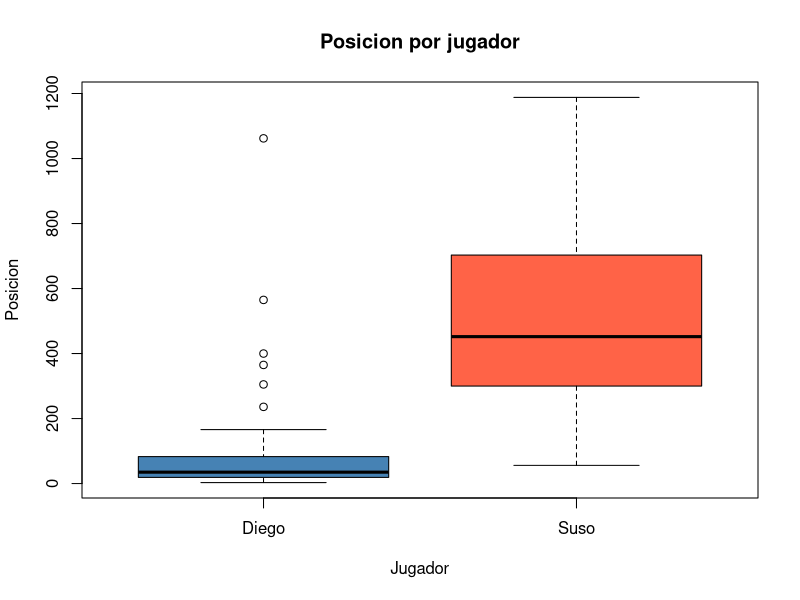
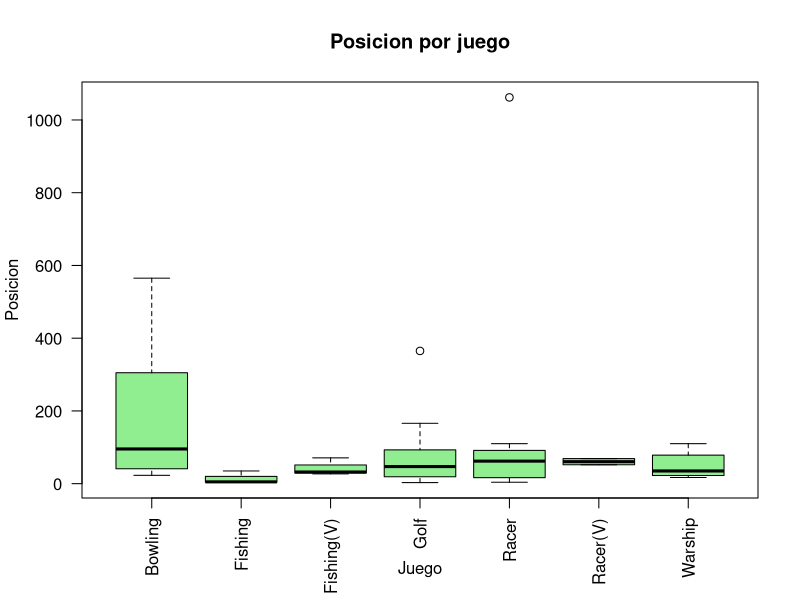
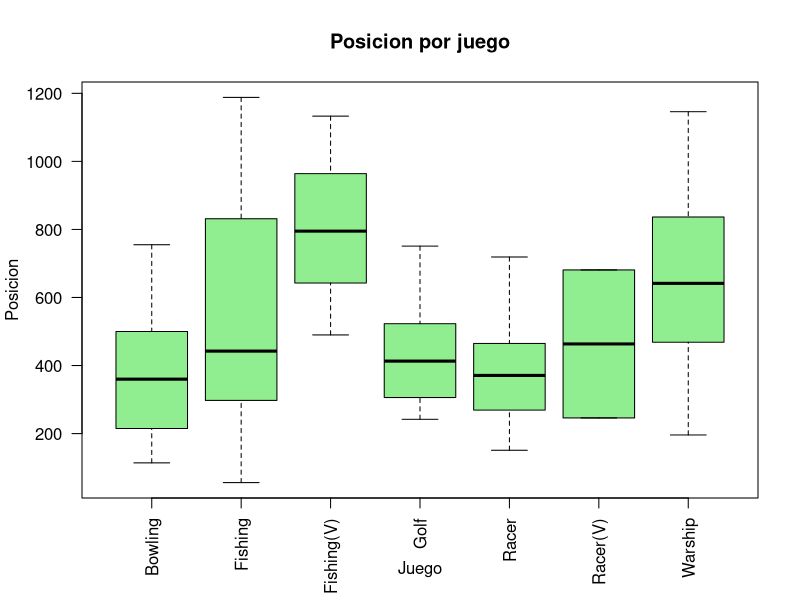
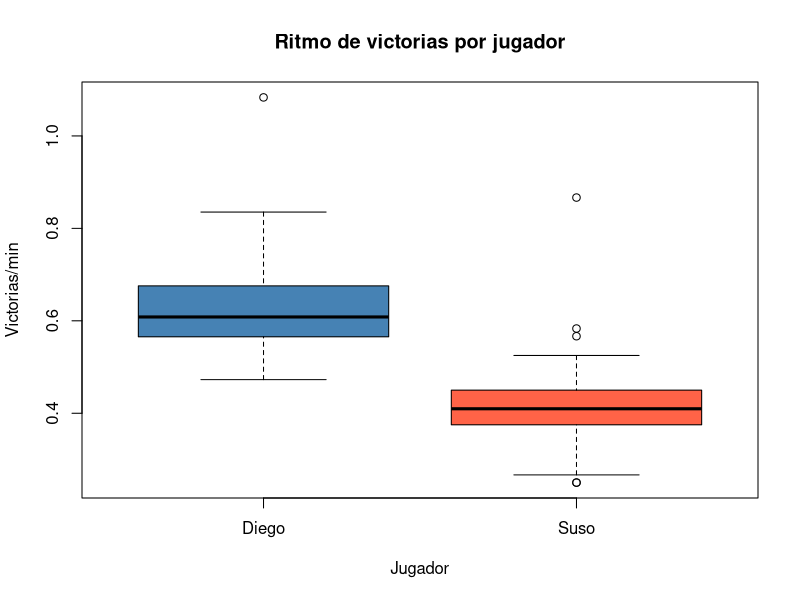
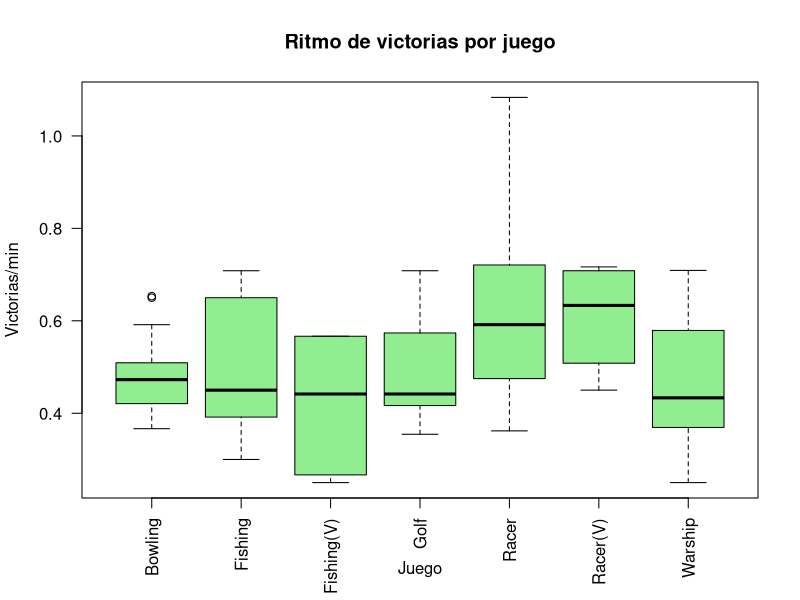
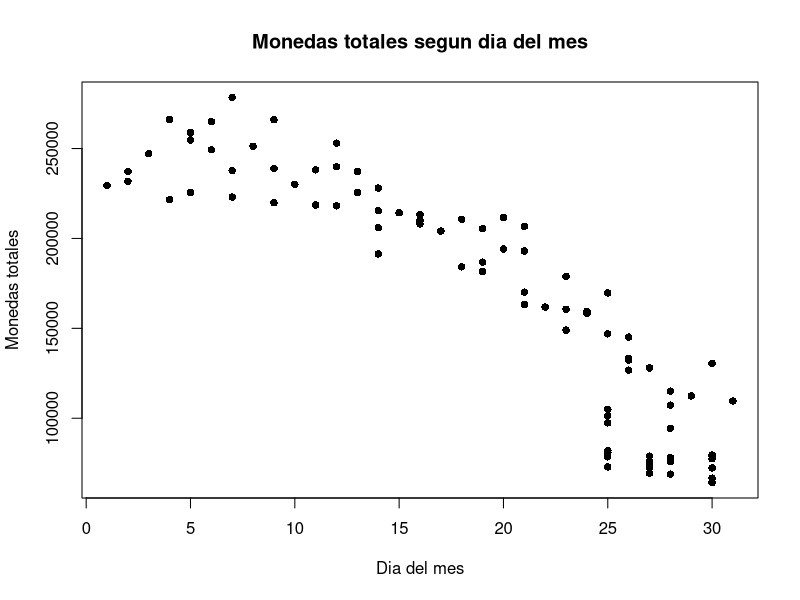
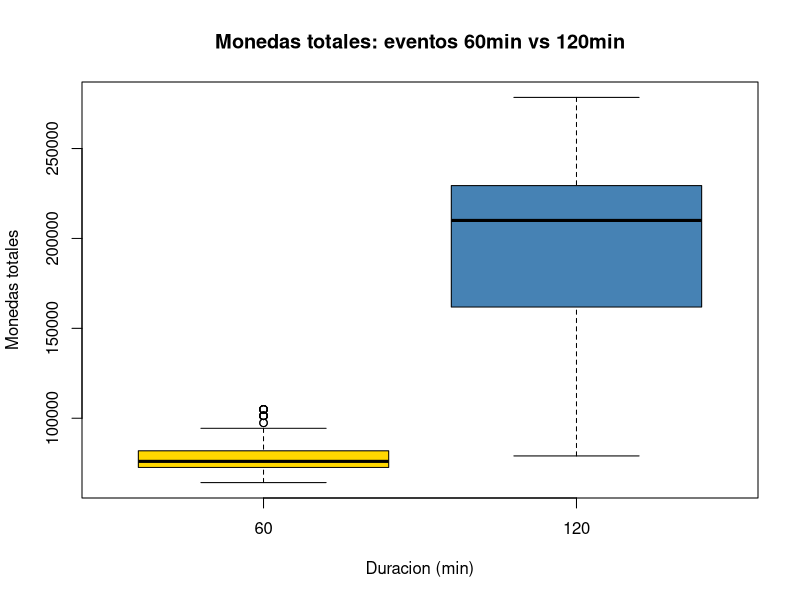
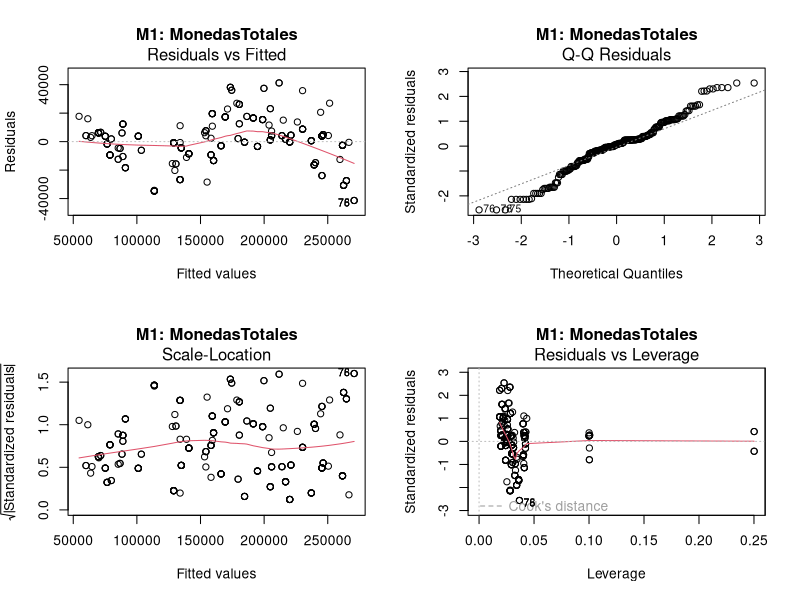

Generate these figures, in order, with R:
#### ANALISE DOS MINIXOGOS DO ATLAS ####
########################################

setwd("~/GitHub/App_Atlas")

# ============================================================
# 1. LIBRERIAS
# ============================================================
library(lubridate)
library(dplyr)


# ============================================================
# 2. CARGA Y PREPARACION DE DATOS
# ============================================================
# Dejaremos los datos crudos por si queremos revisar algo en el futuro, ya que
# manipularemos en gran medida la base de datos orginal
datos_crudos <- read.table("registro_juegos.txt", sep = "", header = TRUE)

datos <- read.table("registro_juegos.txt", sep = "", header = TRUE)

# --- Funcion: detectar si una fecha es el ultimo sabado del mes ---
es_ultimo_sabado <- function(fecha) {
  wday(fecha, week_start = 1) == 6 &   # es sabado (1=lun, 6=sab)
  month(fecha + 7) != month(fecha)      # el siguiente sabado ya es otro mes
}

# --- Tipos correctos ---
datos$Fecha   <- dmy(datos$Fecha)
datos$Juego   <- as.factor(datos$Juego)
datos$Jugador <- as.factor(datos$Jugador)

# --- Duracion real segun regla del ultimo sabado ---
datos$Duracion <- ifelse(es_ultimo_sabado(datos$Fecha), 60, 120)

# --- Variables derivadas ---
datos$PropTiempo     <- datos$TiempoJugado.min. / datos$Duracion
datos$DiaMes         <- mday(datos$Fecha)
datos$RitmoVictorias <- datos$Victorias / (datos$PropTiempo * datos$Duracion)
# RitmoVictorias = victorias por minuto jugado (propio de cada jugador y juego)

# --- Eliminar columnas redundantes y Fecha ---
datos <- datos %>% select(-TiempoJugado.min., -Duracion.min., -Fecha)

# --- Vista rapida ---
str(datos)
summary(datos)


# ============================================================
# 3. ANALISIS EXPLORATORIO (EDA)
# ============================================================

# Distribucion de posiciones por jugador
boxplot(Posicion ~ Jugador, data = datos,
        main = "Posicion por jugador", ylab = "Posicion",
        col = c("steelblue", "tomato"))

# Distribucion de posiciones por juego (Diego)
boxplot(Posicion ~ Juego, datos %>% filter(Jugador %in% c("Diego")),
        main = "Posicion por juego", ylab = "Posicion",
        col = "lightgreen", las = 2)

# Distribucion de posiciones por juego (Suso)
boxplot(Posicion ~ Juego, datos %>% filter(Jugador %in% c("Suso")),
        main = "Posicion por juego", ylab = "Posicion",
        col = "lightgreen", las = 2)

# Ritmo de victorias por jugador y juego
boxplot(RitmoVictorias ~ Jugador, data = datos,
        main = "Ritmo de victorias por jugador",
        ylab = "Victorias/min", col = c("steelblue", "tomato"))

boxplot(RitmoVictorias ~ Juego, data = datos,
        main = "Ritmo de victorias por juego",
        ylab = "Victorias/min", col = "lightgreen", las = 2)

# Efecto del dia del mes sobre monedas totales
plot(datos$DiaMes, datos$MonedasTotales,
     main = "Monedas totales segun dia del mes",
     xlab = "Dia del mes", ylab = "Monedas totales", pch = 16)

# Monedas segun tipo de evento
boxplot(MonedasTotales ~ Duracion, data = datos,
        main = "Monedas totales: eventos 60min vs 120min",
        xlab = "Duracion (min)", ylab = "Monedas totales",
        col = c("gold", "steelblue"))

# Correlaciones numericas
cor(datos %>% select(where(is.numeric)), use = "complete.obs")


# ============================================================
# 4. DIVISION TRAIN / TEST
# ============================================================

set.seed(42)
n         <- nrow(datos)
idx_train <- sample(1:n, size = floor(0.8 * n))

train <- datos[idx_train, ]
test  <- datos[-idx_train, ]

cat("Filas train:", nrow(train), "| Filas test:", nrow(test), "\n")


# ============================================================
# 5. MODELOS
# ============================================================
# Flujo de prediccion encadenado:
#
#   DiaMes + Juego + Duracion
#       --> [M1] MonedasTotales estimadas
#
#   MonedasTotales + Posicion_objetivo + Juego + DiaMes
#       --> [M2] Victorias necesarias
#       (el jugador NO entra: las victorias requeridas son iguales para todos)
#
#   Juego + Jugador
#       --> [M3] RitmoVictorias (victorias/min, especifico de cada jugador y juego)
#       --> Tiempo = Victorias / Ritmo

# --- Modelo 1: estimar monedas totales del evento ---
m1 <- lm(MonedasTotales ~ Juego + DiaMes + Duracion, data = train)
summary(m1)

# --- Modelo 2: estimar victorias necesarias para una posicion ---
m2 <- lm(Victorias ~ Posicion + MonedasTotales + Juego, data = train)
summary(m2)

# --- Modelo 3: estimar ritmo de victorias por jugador y juego ---
train_m3 <- train %>% filter(!is.na(RitmoVictorias))
m3 <- lm(RitmoVictorias ~ Juego + Jugador, data = train_m3)
summary(m3)


# ============================================================
# 6. SELECCION DE MODELOS (AIC)
# ============================================================

# Alternativas para M1
m1b <- lm(MonedasTotales ~ Juego * DiaMes + Duracion, data = train)
AIC(m1, m1b)

# Alternativas para M2
m2b <- lm(Victorias ~ Posicion + MonedasTotales + Juego * DiaMes, data = train)
AIC(m2, m2b)

# Alternativas para M3 (interaccion: el ritmo puede variar por jugador segun juego)
m3b <- lm(RitmoVictorias ~ Juego * Jugador, data = train_m3)
AIC(m3, m3b)

# --- Selecciona el mejor en cada caso (diferencia > 2 puntos justifica complejidad) ---
# INSTRUCCIONES:
seleccionar_modelo <- function(m_simple, m_complejo, umbral = 2, nombre = "") {
  aic_simple  <- AIC(m_simple)
  aic_complejo <- AIC(m_complejo)
  diferencia  <- aic_simple - aic_complejo          # positivo = complejo es mejor
  
  cat(sprintf(
    "[%s] AIC simple: %.2f | AIC complejo: %.2f | Diferencia: %.2f → %s\n",
    nombre, aic_simple, aic_complejo, diferencia,
    ifelse(diferencia > umbral, "se elige COMPLEJO", "se elige SIMPLE")
  ))
  
  if (diferencia > umbral) m_complejo else m_simple
}

mejor_m1 <- seleccionar_modelo(m1, m1b, nombre = "M1")
mejor_m2 <- seleccionar_modelo(m2, m2b, nombre = "M2")
mejor_m3 <- seleccionar_modelo(m3, m3b, nombre = "M3")


# ============================================================
# 7. EVALUACION SOBRE TEST
# ============================================================

evaluar <- function(modelo, test_data, var_objetivo) {
  pred <- predict(modelo, newdata = test_data)
  real <- test_data[[var_objetivo]]
  MAE  <- mean(abs(pred - real), na.rm = TRUE)
  RMSE <- sqrt(mean((pred - real)^2, na.rm = TRUE))
  cat("MAE:", round(MAE, 2), "| RMSE:", round(RMSE, 2), "\n")
}

test_m3 <- test %>% filter(!is.na(RitmoVictorias))

cat("--- M1: MonedasTotales ---\n");  evaluar(mejor_m1, test, "MonedasTotales")
cat("--- M2: Victorias ---\n");       evaluar(mejor_m2, test, "Victorias")
cat("--- M3: RitmoVictorias ---\n");  evaluar(mejor_m3, test_m3, "RitmoVictorias")


# ============================================================
# 8. DIAGNOSTICO DE RESIDUOS
# ============================================================

par(mfrow = c(2, 2))
plot(mejor_m1, main = "M1: MonedasTotales")


par(mfrow = c(2, 2))
plot(mejor_m2, main = "M2: Victorias")

par(mfrow = c(2, 2))
plot(mejor_m3, main = "M3: RitmoVictorias")

par(mfrow = c(1, 1))


# ============================================================
# 9. FUNCION DE PREDICCION FINAL
# ============================================================
# Uso: predecir_evento("Diego", "Fishing", fecha = "2026-06-10", posicion_objetivo = 50)

predecir_evento <- function(jugador, juego, fecha, posicion_objetivo) {
  
  fecha        <- as.Date(fecha)
  duracion_min <- ifelse(es_ultimo_sabado(fecha), 60, 120)
  dia_mes      <- mday(fecha)
  
  # Paso 1: estimar monedas totales del evento
  d1 <- data.frame(
    Juego    = factor(juego, levels = levels(datos$Juego)),
    DiaMes   = dia_mes,
    Duracion = duracion_min
  )
  pred_m1     <- predict(mejor_m1, newdata = d1, interval = "prediction", level = 0.95)
  monedas_est <- pred_m1[, "fit"]
  monedas_lwr <- pred_m1[, "lwr"]
  monedas_upr <- pred_m1[, "upr"]
  
  # Paso 2: estimar victorias necesarias para esa posicion
  d2 <- data.frame(
    Juego          = factor(juego, levels = levels(datos$Juego)),
    Posicion       = posicion_objetivo,
    MonedasTotales = monedas_est,
    DiaMes         = dia_mes
  )
  pred_m2       <- predict(mejor_m2, newdata = d2, interval = "prediction", level = 0.95)
  victorias_est <- pred_m2[, "fit"]
  victorias_lwr <- pred_m2[, "lwr"]
  victorias_upr <- pred_m2[, "upr"]
  
  # Paso 3: estimar ritmo de victorias del jugador en ese juego
  d3 <- data.frame(
    Juego   = factor(juego,   levels = levels(datos$Juego)),
    Jugador = factor(jugador, levels = levels(datos$Jugador))
  )
  pred_m3   <- predict(mejor_m3, newdata = d3, interval = "prediction", level = 0.95)
  ritmo_est <- pred_m3[, "fit"]
  ritmo_lwr <- pred_m3[, "lwr"]
  ritmo_upr <- pred_m3[, "upr"]
  
  # Tiempo necesario: central + escenarios pesimista y optimista
  # Pesimista: mas victorias necesarias, ritmo mas lento
  # Optimista: menos victorias necesarias, ritmo mas rapido
  tiempo_est       <- round(victorias_est / ritmo_est)
  tiempo_pesimista <- round(victorias_upr / ritmo_lwr)
  tiempo_optimista <- round(victorias_lwr / ritmo_upr)
  
  # Resultado
  tipo_evento <- ifelse(duracion_min == 60, "Ultimo sabado (60 min)", "Normal (120 min)")
  cat("=============================================\n")
  cat("Jugador:              ", jugador, "\n")
  cat("Juego:                ", juego, "\n")
  cat("Fecha:                ", format(fecha), "\n")
  cat("Tipo de evento:       ", tipo_evento, "\n")
  cat("Posicion objetivo:    ", posicion_objetivo, "\n")
  cat("---------------------------------------------\n")
  cat("Monedas estimadas:    ", round(monedas_est), "\n")
  cat("  IC 95%:             [", round(monedas_lwr), "-", round(monedas_upr), "]\n")
  cat("Victorias necesarias: ", round(victorias_est), "\n")
  cat("  IC 95%:             [", round(victorias_lwr), "-", round(victorias_upr), "]\n")
  cat("Ritmo estimado:       ", round(ritmo_est, 3), "victorias/min\n")
  cat("  IC 95%:             [", round(ritmo_lwr, 3), "-", round(ritmo_upr, 3), "] victorias/min\n")
  cat("---------------------------------------------\n")
  cat("Tiempo necesario:     ", tiempo_est,       "min  (estimacion central)\n")
  cat("  Optimista:          ", tiempo_optimista, "min\n")
  cat("  Pesimista:          ", tiempo_pesimista, "min\n")
  cat("Duracion del evento:  ", duracion_min,     "min\n")
  cat("=============================================\n")
}

# --- Ejemplos de uso ---
predecir_evento("Suso", "Fishing(V)", fecha = "2026-06-27", posicion_objetivo = 500)
predecir_evento("Diego", "Fishing", fecha = "2026-06-28", posicion_objetivo = 100)
# Mismo evento: victorias iguales, tiempo distinto segun el ritmo de cada jugador

predecir_evento("Suso",  "Fishing",  fecha = "2026-07-14", posicion_objetivo = 500)
predecir_evento("Diego",  "Bowling",  fecha = "2026-09-10", posicion_objetivo = c(100,500,1500))
